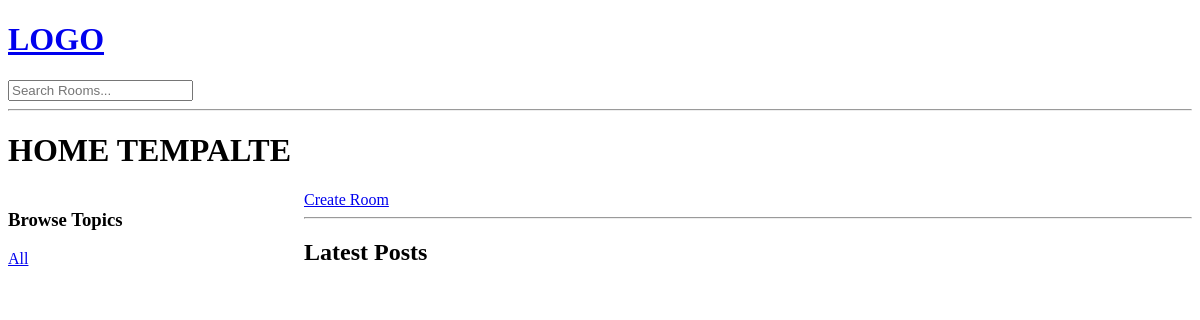
/, run on an earlier commit of the app's database.
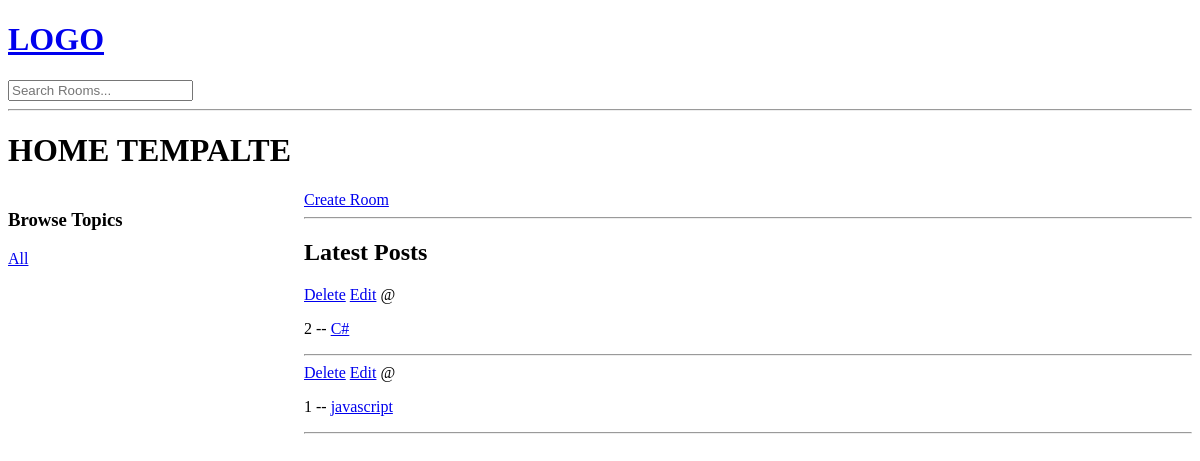
And on a later commit of the database.
### base/models.py (models this page shows)
class Room(models.Model):
    host = models.ForeignKey(User, on_delete=models.SET_NULL, null=True)
    topic = models.ForeignKey(Topic, on_delete=models.SET_NULL, null=True)
    name = models.CharField(max_length=200)
    description = models.TextField(null=True, blank=True) # null=True means if the user doesn't enter a description, it will not exist in the database
    updated = models.DateTimeField(auto_now=True)#takes a snapshot anytime the model is saved
    created = models.DateTimeField(auto_now_add=True) #takes a snapshot when the model is created
    class Meta:
        ordering = ['-updated', '-created']
    def __str__(self):
        return self.name

### base/views.py (the view)
# urls.py: path('', views.home, name='home'),
def home(request):
    rooms = Room.objects.all()
    q = request.GET.get('q') if request.GET.get('q') != None else ''
    rooms = rooms.filter(
        Q(topic__name__icontains = q) |
        Q(name__icontains = q)|
        Q(description__icontains = q)
        )
    print(rooms)
    topic = Topic.objects.all()
    context = {'rooms': rooms, 'topic': topic}
    return render(request, 'base/home.html', context)

### base/templates/base/home.html (shortened to what this page needs)
{% extends 'main.html' %}
{% block content %}
<h1>HOME TEMPALTE</h1>
<div class="home-container">
    <div>
        <h3>Browse Topics</h3>
        <div>
            <a href="{% url 'home' %}">All</a>
        </div>
    </div>
    <div>
        <a href="{% url 'create-room' %}">Create Room</a>
        <hr>
        <div>
            <h2>Latest Posts</h2>
            {% for room in rooms %}
            <div>
                <a href="{% url 'delete-room' room.id %}">Delete</a>
                <a href="{% url 'update-room' room.id %}">Edit</a>
                <span>@{{room.host.username}}</span>
                <p>{{ room.id }} -- <a href="{% url 'room' room.id %}">{{ room.name }}</a></p>
                <hr>
            </div>
            {% endfor %}
        </div>
    </div>
</div>
{% endblock content %}

What changed in the data, as far as the page shows it:
added Room: id "2", name "C#"
added Room: id "1", name "javascript"
